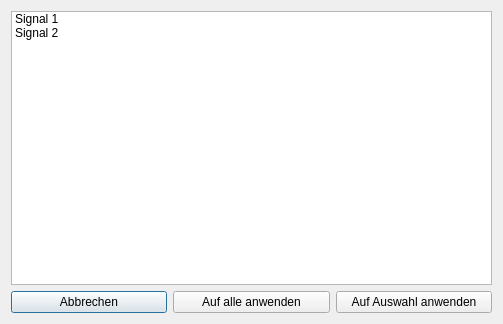
<?xml version="1.0" encoding="UTF-8"?>
<ui version="4.0">
 <class>Dialog</class>
 <widget class="QDialog" name="Dialog">
  <property name="geometry">
   <rect>
    <x>0</x>
    <y>0</y>
    <width>503</width>
    <height>324</height>
   </rect>
  </property>
  <property name="windowTitle">
   <string>Stile anpassen</string>
  </property>
  <layout class="QVBoxLayout" name="verticalLayout">
   <item>
    <layout class="QHBoxLayout" name="horizontalLayout_2">
     <item>
      <widget class="QListWidget" name="listWidget">
       <property name="sizePolicy">
        <sizepolicy hsizetype="Minimum" vsizetype="Expanding">
         <horstretch>0</horstretch>
         <verstretch>0</verstretch>
        </sizepolicy>
       </property>
       <property name="selectionMode">
        <enum>QAbstractItemView::MultiSelection</enum>
       </property>
       <item>
        <property name="text">
         <string>Signal 1</string>
        </property>
       </item>
       <item>
        <property name="text">
         <string>Signal 2</string>
        </property>
       </item>
      </widget>
     </item>
     <item>
      <layout class="QVBoxLayout" name="stylerLayout"/>
     </item>
    </layout>
   </item>
   <item>
    <layout class="QHBoxLayout" name="horizontalLayout">
     <item>
      <widget class="QPushButton" name="cancelButton">
       <property name="text">
        <string>Abbrechen</string>
       </property>
      </widget>
     </item>
     <item>
      <widget class="QPushButton" name="styleAllButton">
       <property name="text">
        <string>Auf alle anwenden</string>
       </property>
      </widget>
     </item>
     <item>
      <widget class="QPushButton" name="styleSelectedButton">
       <property name="text">
        <string>Auf Auswahl anwenden</string>
       </property>
      </widget>
     </item>
    </layout>
   </item>
  </layout>
 </widget>
 <resources/>
 <connections/>
</ui>
